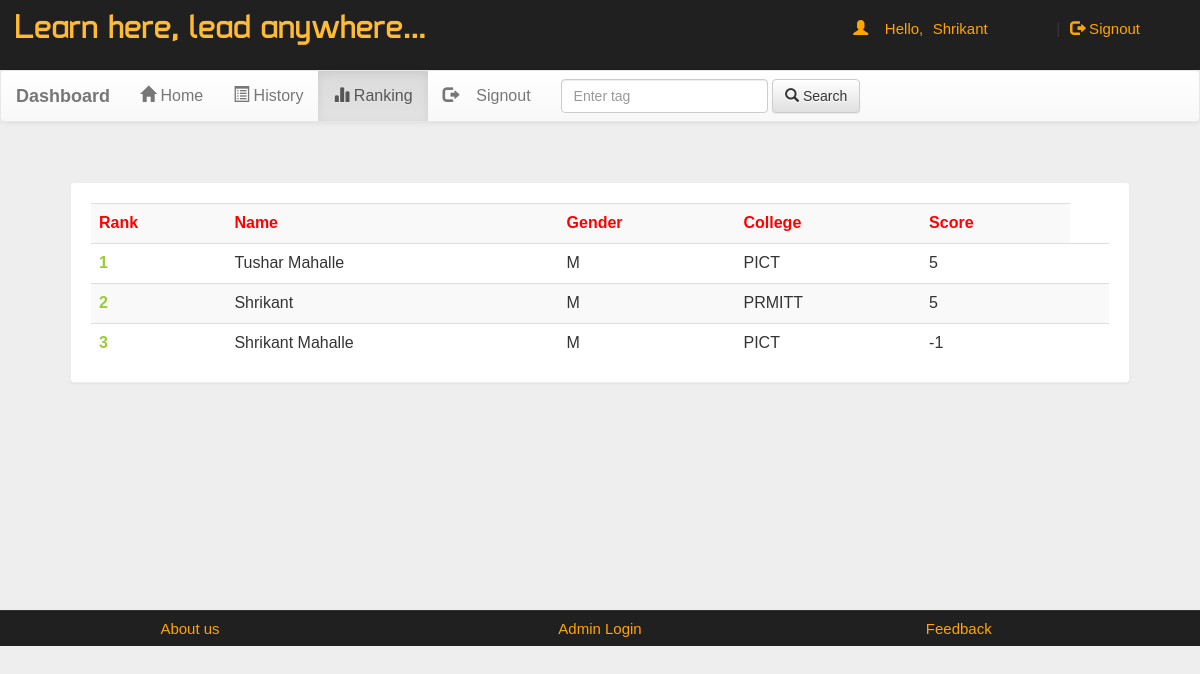
The page /account.php?q=3 (signed in) on the database its author committed.
### tables this page shows
CREATE TABLE IF NOT EXISTS `rank` (
  `email` varchar(50) NOT NULL,
  `score` int(11) NOT NULL,
  `time` timestamp NOT NULL DEFAULT CURRENT_TIMESTAMP ON UPDATE CURRENT_TIMESTAMP
);

CREATE TABLE IF NOT EXISTS `user` (
  `name` varchar(50) NOT NULL,
  `gender` varchar(5) NOT NULL,
  `college` varchar(100) NOT NULL,
  `email` varchar(50) NOT NULL,
  `mob` bigint(20) NOT NULL,
  `password` varchar(50) NOT NULL,
  PRIMARY KEY (`email`)
);

### account.php (the view, shortened to what this page needs)
<!DOCTYPE html PUBLIC "-//W3C//DTD XHTML 1.0 Transitional//EN" "http://www.w3.org/TR/xhtml1/DTD/xhtml1-transitional.dtd">
<html xmlns="http://www.w3.org/1999/xhtml">
<head>
<link  rel="stylesheet" href="css/bootstrap.min.css"/>
 <link  rel="stylesheet" href="css/bootstrap-theme.min.css"/>
 <link rel="stylesheet" href="css/main.css">
 <link  rel="stylesheet" href="css/font.css">
</head>
<body>
<div class="header">
<div class="row">
<div class="col-lg-6">
<span class="logo">Learn here, lead anywhere...</span></div>
<div class="col-md-4 col-md-offset-2">
 <?php
 include_once 'dbConnection.php';
  if(!(isset($_SESSION['email']))){
header("location:index.php");
}
else
{
$name = $_SESSION['name'];
echo '<span class="pull-right top title1" ><span class="log1"><span class="glyphicon glyphicon-user" aria-hidden="true"></span>&nbsp;&nbsp;&nbsp;&nbsp;Hello,</span> <a href="account.php?q=1" class="log log1">'.$name.'</a>&nbsp;|&nbsp;<a href="logout.php?q=account.php" class="log"><span class="glyphicon glyphicon-log-out" aria-hidden="true"></span>&nbsp;Signout</button></a></span>';
}?>
</div>
</div></div>
<div class="bg">
<nav class="navbar navbar-default title1">
  <div class="container-fluid">
    <div class="navbar-header">
      <a class="navbar-brand" href="#"><b>Dashboard</b></a>
    </div>
    <div class="collapse navbar-collapse" id="bs-example-navbar-collapse-1">
      <ul class="nav navbar-nav">
        <li onclick="sendData2()" <?php if(@$_GET['q']==1) echo'class="active"'; ?> ><a href="account.php?q=1"><span class="glyphicon glyphicon-home" aria-hidden="true"></span>&nbsp;Home<span class="sr-only">(current)</span></a></li>
        <li <?php if(@$_GET['q']==2) echo'class="active"'; ?>><a href="account.php?q=2"><span class="glyphicon glyphicon-list-alt" aria-hidden="true"></span>&nbsp;History</a></li>
    <li <?php if(@$_GET['q']==3) echo'class="active"'; ?>><a href="account.php?q=3"><span class="glyphicon glyphicon-stats" aria-hidden="true"></span>&nbsp;Ranking</a></li>
    <li class="pull-right"> <a href="logout.php?q=account.php"><span class="glyphicon glyphicon-log-out" aria-hidden="true"></span>&nbsp;&nbsp;&nbsp;&nbsp;Signout</a></li>
    </ul>
            <form class="navbar-form navbar-left" role="search">
        <div class="form-group">
          <input type="text" class="form-control" placeholder="Enter tag ">
        </div>
        <button type="submit" class="btn btn-default"><span class="glyphicon glyphicon-search" aria-hidden="true"></span>&nbsp;Search</button>
      </form>
      </div>
  </div>
</nav>
<div class="container">
<div class="row">
<div class="col-md-12">
<?php
if(@$_GET['q']== 3)
{
$q=mysqli_query($con,"SELECT * FROM rank  ORDER BY score DESC " )or die('Error223');
echo  '<div class="panel title"><div class="table-responsive">
<table class="table table-striped title1" >
<tr style="color:red"><td><b>Rank</b></td><td><b>Name</b></td><td><b>Gender</b></td><td><b>College</b></td><td><b>Score</b></td></tr>';
$c=0;
while($row=mysqli_fetch_array($q) )
{
$e=$row['email'];
$s=$row['score'];
$q12=mysqli_query($con,"SELECT * FROM user WHERE email='$e' " )or die('Error231');
while($row=mysqli_fetch_array($q12) )
{
$name=$row['name'];
$gender=$row['gender'];
$college=$row['college'];
}
$c++;
echo '<tr><td style="color:#99cc32"><b>'.$c.'</b></td><td>'.$name.'</td><td>'.$gender.'</td><td>'.$college.'</td><td>'.$s.'</td><td>';
}
echo '</table></div></div>';}
?>
</div></div></div></div>
<div class="row footer">
<div class="col-md-4 box">
<a href="#" target="_blank">About us</a>
</div>
<div class="col-md-4 box">
<a href="#" data-toggle="modal" data-target="#login">Admin Login</a></div>
<div class="col-md-3 box">
<a href="feedback.php" target="_blank">Feedback</a></div></div>
</body>
</html>

### css/main.css (style rules this page uses)
body { overflow-x:hidden; width:100%; font: 15px "Century Gothic", "Times Roman", sans-serif; background:#eee; min-height:550px; background-attachment:fixed; }
.bg { min-height:540px; }
.panel { border-color:#eee; margin:40px; padding:20px; font: 15px "Century Gothic", "Times Roman", sans-serif; }
.title { font-family:'typo'; }
.header { background:#202020; height:70px; }
.logo { font-family:'typo'; font-size:35px; color:#ffbb33; margin:15px; }
.title1 { font: 16px "Century Gothic", "Times Roman", sans-serif; }
.footer { font-size:15px; text-align:center; border-top:1px solid; border-color:#323232; background-color:#202020; }
.footer a { margin:25px; color:orange; text-decoration:none; font: 15px "Century Gothic", "Times Roman", sans-serif; }
.box { padding:9px; }
.top { margin-top:20px; }
.log1 { font: 15px 'Ubuntu', sans-serif; color:orange; margin-left:10px; }
.log { margin:10px; margin-right:60px; margin-left:5px; color:orange; text-decoration:none; font-size:20px; font-size:15px; }

### rows shown on the page
rank: user.name "Tushar Mahalle", user.gender "M", user.college "PICT", score "5"
rank: user.name "Shrikant", user.gender "M", user.college "PRMITT", score "5"
rank: user.name "Shrikant Mahalle", user.gender "M", user.college "PICT", score "-1"

### other values the page prints
$name "Shrikant"
